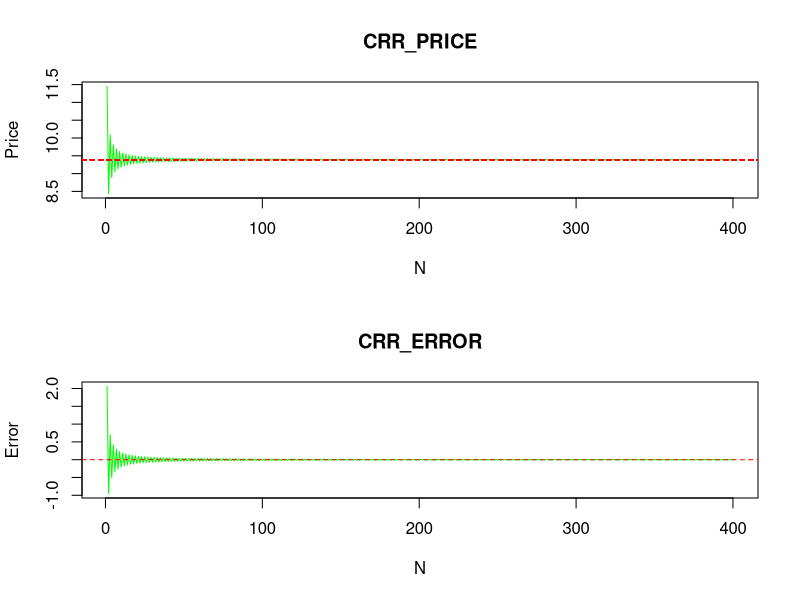

This figure's R source:
# 초기 환경 설정
rm(list=ls())
rm(list=lsf.str())
rm(list=setdiff(ls(), lsf.str()))
dev.off()   
cat("\014")

### 문제 a

# 블랙 - 숄즈 공식
# 블랙 - 숄즈 공식은 기초자산인 주식을 pnorm(d1)주만큼 매입하고, K*exp(-r*T)*pnorm(d2)만큼 차입하면 콜옵션 1개를 매입한 것과 동일한 것임을 의미한다. 
CallPrice_BS <- function(S, sig, r, K, T, Dt = 0, q = 0)
{
  # T=옵션 만기, K=옵션 행사가격, S=기초자산 가격, sig = 변동성, r = 이자율, Dt = t 시점의 확정배당금, q = 배당수익율
  # pnorm <- -무한 에서 d1까지의 누적확률값
  d1 = (log(S/K) + (r+0.5*sig^2)*T) / (sig*sqrt(T))
  d2 = d1 - sig*sqrt(T)
  BSCall = (S/exp(-q*T)-Dt/exp(-r*T))*pnorm(d1) - K*exp(-r*T)*pnorm(d2)
  return(BSCall)
}

#함수 사용
CallPrice_BS(100, 0.3, 0.04, 100, 0.5)

# CRR 이항 옵션가격 결정모형
# u = exp(sig*sqrt(dt)), ud = 1 , sig = volatility, dt = T/N 가정
# 위험중립확률 p = ((1 + Rf) - d)/(u - d) <- 이산
# 위험중립확률 p = ((exp((Rf-q)*dt)) - d)/(u - d) <- 연속, 배당수익률을 고려함

# ex1) sig = 0.3, Rf = 0.05, dt = 1일 때, 1기간 후 주식 가격이 상승할 위험중립확률 : 0.5097
u = exp(0.3*sqrt(1)); d = 1/u; u*d; p <- ((exp((0.05-0)*1)) - d)/(u - d)
# ex2) sig = 0.3, Rf = 0.04, dt = 0.1일 때, 1기간 후 주식 가격이 상승할 위험중립확률 : 0.4973
u = exp(0.3*sqrt(0.1)); d = 1/u; u*d; p <- ((exp((0.04-0)*0.1)) - d)/(u - d)

# 시장 변수(S0 = S, sig, Rf = r) / 옵션 조건(K, T) / Tree 변수 (N, u, d, q)
CallPrice_CRR <- function(S, sig, r, K, T, N) {
  q <- 0 # 배당
  dt <- T/N # delta T
  u <- exp(sig*sqrt(dt)); d = 1/u # u,d값 설정
  p <- ((exp((r-q)*dt)) - d)/(u - d) # 위험중립확률 설정
  
  stock_tree <- matrix(0, nrow=N+1, ncol=N+1) # 기초자산이 어떻게 변하는지에 대한 행렬 생성
  for (i in 1:(N+1)) {
    for (j in 1:i) {
      stock_tree[i,j] <- S * u^(j-1) * d^((i-1)-(j-1))
    }
  }
  option_tree = matrix(0, nrow=nrow(stock_tree), ncol=ncol(stock_tree))
  option_tree[nrow(option_tree),] = pmax(stock_tree[nrow(stock_tree),] - K, 0) # put이면 반대로 해주기
  for (i in (nrow(stock_tree)-1):1) {
    for(j in 1:i) {
      option_tree[i, j] = ((1-p)*option_tree[i+1,j] + p*option_tree[i+1,j+1])/exp(r*dt) # Backwardation
    }
  } # 옵션이 기간이 지남에 따라 가격이 어떻게 바뀌는지를 알려주는 행렬 생성
  return(option_tree[1,1]) # Backwardation한 결과인 현재 가격을 반호
}  
CallPrice_CRR(100, 0.3, 0.04, 100, 0.5, N = 5)



CRR.Plot <- function(S, sig, r, K, T, beg, end, interval) {
  Result <- data.frame(N = NA, CRR = NA, BS = NA, Error = NA)
  j <- 1
  for (i in seq(beg,end,interval)) {
    Result[j,1] <- i
    Result[j,2] <- CallPrice_CRR(S, sig, r, K, T, i)
    Result[j,3] <- CallPrice_BS(S, sig, r, K, T)
    Result[j,4] <- CallPrice_CRR(S, sig, r, K, T, i) - CallPrice_BS(S, sig, r, K, T)
    j <- j+1
  }
  par(mfrow = c(2,1))
  plot(Result$CRR, main = 'CRR_PRICE', type = 'l', xlab = 'N', ylab = 'Price', col = 'green')
  abline(h = Result$BS, col = 'red', lty = 2, xaxs = "i")
  plot(Result$Error, main = 'CRR_ERROR', type = 'l', xlab = 'N', ylab = 'Error', col = 'green')
  abline(h = 0, col = 'red', lty = 2, xaxs = "i")
}
CRR.Plot(100, 0.3, 0.04, 100, 0.5, 1, 400, 1)
